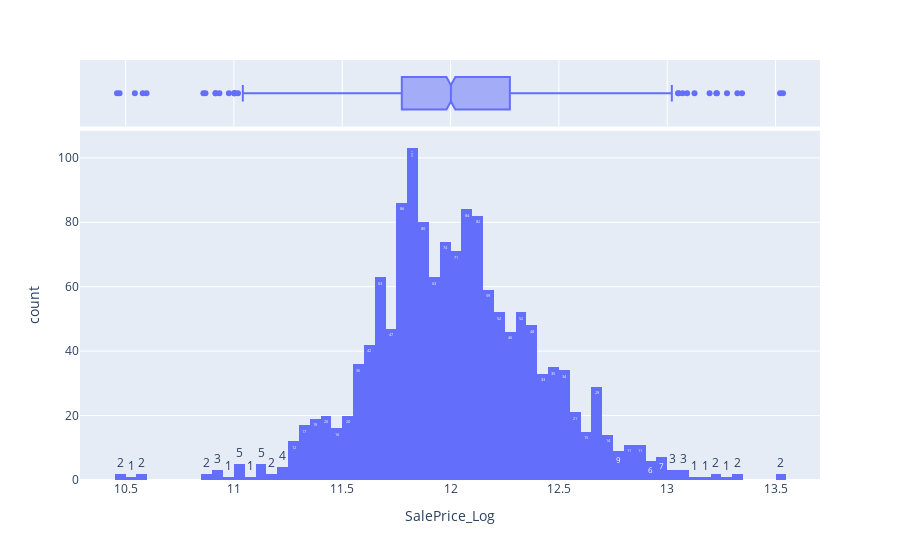

Notebook code for this chart:
### Markdown cell above
* Deviate from the normal distribution.
* Have appreciable positive skewness.
* Show peakedness.

### Code cell
# distribution of SalePrice with log
train["SalePrice_Log"] = np.log1p(train["SalePrice"])
fig3 = px.histogram(train, x="SalePrice_Log", marginal = "box", text_auto=True)
fig3.show()
#skewness and kurtosis
print("Skewness: %f" % train['SalePrice_Log'].skew())
print("Kurtosis: %f" % train['SalePrice_Log'].kurt())

### Figure 1 — Plotly figure (JSON) as saved in the notebook; plotly's stock layout.template omitted (floating-point values rounded to 4 significant figures; data arrays with more than 128 entries replaced by an {"elided": "..."} marker saying what was removed)
{"data": [{"alignmentgroup": "True", "bingroup": "x", "hovertemplate": "SalePrice_Log=%{x}<br>count=%{y}<extra></extra>", "legendgroup": "", "marker": {"color": "#636efa", "pattern": {"shape": ""}}, "name": "", "offsetgroup": "", "orientation": "v", "showlegend": false, "texttemplate": "%{value}", "type": "histogram", "x": {"elided": "1460 float values"}, "xaxis": "x", "yaxis": "y"}, {"alignmentgroup": "True", "hovertemplate": "SalePrice_Log=%{x}<extra></extra>", "legendgroup": "", "marker": {"color": "#636efa"}, "name": "", "notched": true, "offsetgroup": "", "showlegend": false, "type": "box", "x": {"elided": "1460 float values"}, "xaxis": "x2", "yaxis": "y2"}], "layout": {"barmode": "relative", "legend": {"tracegroupgap": 0}, "margin": {"t": 60}, "xaxis": {"anchor": "y", "domain": [0.0, 1.0], "title": {"text": "SalePrice_Log"}}, "xaxis2": {"anchor": "y2", "domain": [0.0, 1.0], "matches": "x", "showgrid": true, "showticklabels": false}, "yaxis": {"anchor": "x", "domain": [0.0, 0.8316], "title": {"text": "count"}}, "yaxis2": {"anchor": "x2", "domain": [0.8416, 1.0], "matches": "y2", "showgrid": false, "showline": false, "showticklabels": false, "ticks": ""}}}
